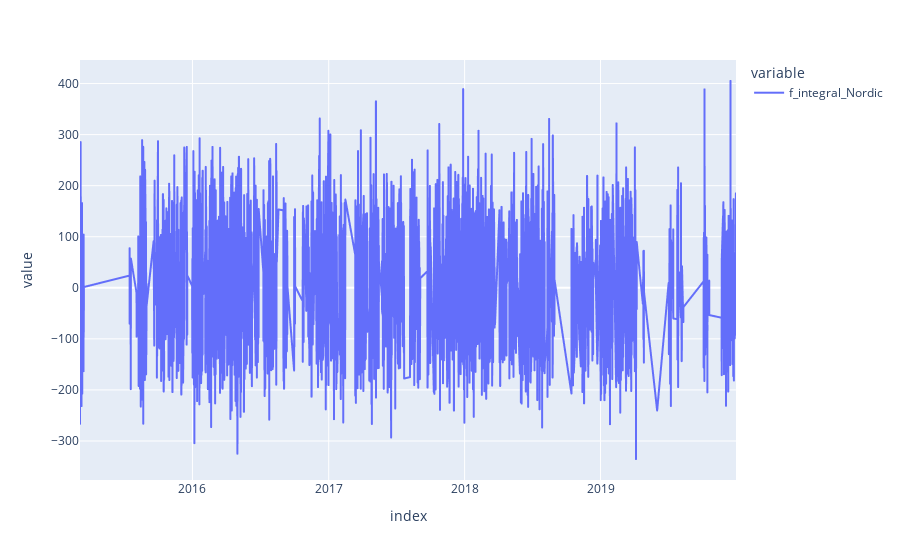

The code cell stored with this chart in its notebook:
### Code cell
px.line(pd.read_hdf('../data/flow_input/Nordic-CE/Kontiskan/version_2022-06-24/X_test_full_links.h5').sort_index().f_integral_Nordic)

### Figure 1 — Plotly figure (JSON) as saved in the notebook; plotly's stock layout.template omitted (floating-point values rounded to 4 significant figures; data arrays with more than 128 entries replaced by an {"elided": "..."} marker saying what was removed)
{"data": [{"hovertemplate": "variable=f_integral_Nordic<br>index=%{x}<br>value=%{y}<extra></extra>", "legendgroup": "f_integral_Nordic", "line": {"color": "#636efa", "dash": "solid"}, "mode": "lines", "name": "f_integral_Nordic", "showlegend": true, "type": "scattergl", "x": {"elided": "3929 str values"}, "xaxis": "x", "y": {"elided": "3929 float values"}, "yaxis": "y"}], "layout": {"legend": {"title": {"text": "variable"}, "tracegroupgap": 0}, "margin": {"t": 60}, "xaxis": {"anchor": "y", "domain": [0, 1], "title": {"text": "index"}}, "yaxis": {"anchor": "x", "domain": [0, 1], "title": {"text": "value"}}}}
